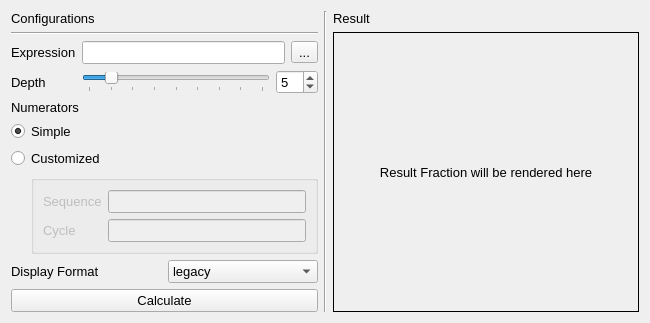
<?xml version="1.0" encoding="UTF-8"?>
<ui version="4.0">
 <class>ContinuedFractionCalculatorMainWindow</class>
 <widget class="QWidget" name="ContinuedFractionCalculatorMainWindow">
  <property name="geometry">
   <rect>
    <x>0</x>
    <y>0</y>
    <width>650</width>
    <height>313</height>
   </rect>
  </property>
  <property name="font">
   <font>
    <pointsize>10</pointsize>
   </font>
  </property>
  <property name="windowTitle">
   <string notr="true">Continued Fraction Calculator</string>
  </property>
  <layout class="QVBoxLayout" name="verticalLayout_5">
   <item>
    <layout class="QHBoxLayout" name="horizontalLayout_5">
     <item>
      <layout class="QVBoxLayout" name="verticalLayout_3">
       <item>
        <widget class="QLabel" name="label_7">
         <property name="text">
          <string>Configurations</string>
         </property>
        </widget>
       </item>
       <item>
        <widget class="Line" name="line_2">
         <property name="orientation">
          <enum>Qt::Horizontal</enum>
         </property>
        </widget>
       </item>
       <item>
        <layout class="QFormLayout" name="formLayout_2">
         <item row="0" column="0">
          <widget class="QLabel" name="label">
           <property name="text">
            <string>Expression</string>
           </property>
          </widget>
         </item>
         <item row="0" column="1">
          <layout class="QHBoxLayout" name="horizontalLayout_4">
           <item>
            <widget class="QLineEdit" name="expression_line_edit"/>
           </item>
           <item>
            <widget class="QToolButton" name="expression_configure_tool_button">
             <property name="toolTip">
              <string notr="true">Configure Expression Parser</string>
             </property>
             <property name="toolTipDuration">
              <number>-1</number>
             </property>
             <property name="text">
              <string>...</string>
             </property>
            </widget>
           </item>
          </layout>
         </item>
         <item row="1" column="0">
          <widget class="QLabel" name="label_2">
           <property name="text">
            <string>Depth</string>
           </property>
          </widget>
         </item>
         <item row="1" column="1">
          <layout class="QHBoxLayout" name="horizontalLayout_3">
           <item>
            <widget class="QSlider" name="depth_slider">
             <property name="maximum">
              <number>40</number>
             </property>
             <property name="value">
              <number>5</number>
             </property>
             <property name="orientation">
              <enum>Qt::Horizontal</enum>
             </property>
             <property name="invertedAppearance">
              <bool>false</bool>
             </property>
             <property name="invertedControls">
              <bool>false</bool>
             </property>
             <property name="tickPosition">
              <enum>QSlider::TicksBelow</enum>
             </property>
             <property name="tickInterval">
              <number>5</number>
             </property>
            </widget>
           </item>
           <item>
            <widget class="QSpinBox" name="depth_spin_box">
             <property name="maximum">
              <number>40</number>
             </property>
             <property name="value">
              <number>5</number>
             </property>
            </widget>
           </item>
          </layout>
         </item>
        </layout>
       </item>
       <item>
        <layout class="QVBoxLayout" name="verticalLayout_2">
         <item>
          <widget class="QLabel" name="label_3">
           <property name="text">
            <string>Numerators</string>
           </property>
          </widget>
         </item>
         <item>
          <layout class="QVBoxLayout" name="verticalLayout">
           <item>
            <widget class="QRadioButton" name="numerators_simple_radio_button">
             <property name="text">
              <string>Simple</string>
             </property>
             <property name="checked">
              <bool>true</bool>
             </property>
            </widget>
           </item>
           <item>
            <widget class="QRadioButton" name="numerators_customized_radio_button">
             <property name="text">
              <string>Customized</string>
             </property>
            </widget>
           </item>
           <item>
            <layout class="QHBoxLayout" name="horizontalLayout_2">
             <item>
              <spacer name="horizontalSpacer">
               <property name="orientation">
                <enum>Qt::Horizontal</enum>
               </property>
               <property name="sizeType">
                <enum>QSizePolicy::Minimum</enum>
               </property>
               <property name="sizeHint" stdset="0">
                <size>
                 <width>20</width>
                 <height>20</height>
                </size>
               </property>
              </spacer>
             </item>
             <item>
              <widget class="QGroupBox" name="numerator_customized_option_group">
               <property name="enabled">
                <bool>false</bool>
               </property>
               <layout class="QFormLayout" name="formLayout">
                <item row="0" column="0">
                 <widget class="QLabel" name="label_4">
                  <property name="text">
                   <string>Sequence</string>
                  </property>
                 </widget>
                </item>
                <item row="0" column="1">
                 <widget class="QLineEdit" name="numerators_sequence_line_edit"/>
                </item>
                <item row="1" column="0">
                 <widget class="QLabel" name="label_5">
                  <property name="text">
                   <string>Cycle</string>
                  </property>
                 </widget>
                </item>
                <item row="1" column="1">
                 <widget class="QLineEdit" name="numerators_cycle_line_edit"/>
                </item>
               </layout>
              </widget>
             </item>
            </layout>
           </item>
          </layout>
         </item>
        </layout>
       </item>
       <item>
        <layout class="QHBoxLayout" name="horizontalLayout">
         <item>
          <widget class="QLabel" name="label_6">
           <property name="text">
            <string>Display Format</string>
           </property>
          </widget>
         </item>
         <item>
          <widget class="QComboBox" name="display_format_combo_box">
           <item>
            <property name="text">
             <string notr="true">legacy</string>
            </property>
           </item>
           <item>
            <property name="text">
             <string notr="true">new</string>
            </property>
           </item>
          </widget>
         </item>
        </layout>
       </item>
       <item>
        <widget class="QPushButton" name="calculate_push_button">
         <property name="text">
          <string>Calculate</string>
         </property>
        </widget>
       </item>
       <item>
        <spacer name="verticalSpacer">
         <property name="orientation">
          <enum>Qt::Vertical</enum>
         </property>
         <property name="sizeHint" stdset="0">
          <size>
           <width>20</width>
           <height>40</height>
          </size>
         </property>
        </spacer>
       </item>
      </layout>
     </item>
     <item>
      <widget class="Line" name="line">
       <property name="orientation">
        <enum>Qt::Vertical</enum>
       </property>
      </widget>
     </item>
     <item>
      <layout class="QVBoxLayout" name="verticalLayout_4">
       <item>
        <widget class="QLabel" name="label_8">
         <property name="text">
          <string>Result</string>
         </property>
        </widget>
       </item>
       <item>
        <widget class="QLabel" name="result_render_area">
         <property name="sizePolicy">
          <sizepolicy hsizetype="MinimumExpanding" vsizetype="MinimumExpanding">
           <horstretch>0</horstretch>
           <verstretch>0</verstretch>
          </sizepolicy>
         </property>
         <property name="frameShape">
          <enum>QFrame::Box</enum>
         </property>
         <property name="frameShadow">
          <enum>QFrame::Plain</enum>
         </property>
         <property name="text">
          <string>Result Fraction will be rendered here</string>
         </property>
         <property name="alignment">
          <set>Qt::AlignCenter</set>
         </property>
        </widget>
       </item>
      </layout>
     </item>
    </layout>
   </item>
  </layout>
 </widget>
 <resources/>
 <connections>
  <connection>
   <sender>depth_slider</sender>
   <signal>valueChanged(int)</signal>
   <receiver>depth_spin_box</receiver>
   <slot>setValue(int)</slot>
   <hints>
    <hint type="sourcelabel">
     <x>203</x>
     <y>94</y>
    </hint>
    <hint type="destinationlabel">
     <x>299</x>
     <y>88</y>
    </hint>
   </hints>
  </connection>
  <connection>
   <sender>depth_spin_box</sender>
   <signal>valueChanged(int)</signal>
   <receiver>depth_slider</receiver>
   <slot>setValue(int)</slot>
   <hints>
    <hint type="sourcelabel">
     <x>296</x>
     <y>76</y>
    </hint>
    <hint type="destinationlabel">
     <x>207</x>
     <y>79</y>
    </hint>
   </hints>
  </connection>
  <connection>
   <sender>numerators_customized_radio_button</sender>
   <signal>toggled(bool)</signal>
   <receiver>numerator_customized_option_group</receiver>
   <slot>setEnabled(bool)</slot>
   <hints>
    <hint type="sourcelabel">
     <x>81</x>
     <y>166</y>
    </hint>
    <hint type="destinationlabel">
     <x>89</x>
     <y>220</y>
    </hint>
   </hints>
  </connection>
 </connections>
</ui>
